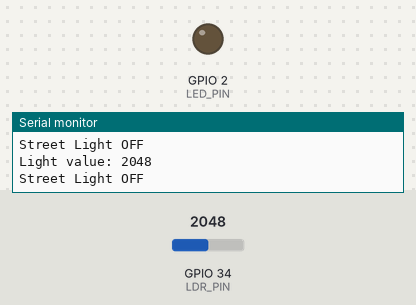
This sketch was run on a simulated ESP32. Parts: output pins drawn as LEDs (lit = HIGH), the last lines printed to the serial monitor. Inputs (shaded band) come from the test bench; at power-on: GPIO 34 (LDR_PIN) = 2048.

Above: at 1.3 s.
1.4 s: GPIO 34 (LDR_PIN) set to 1958
At 2.4 s:
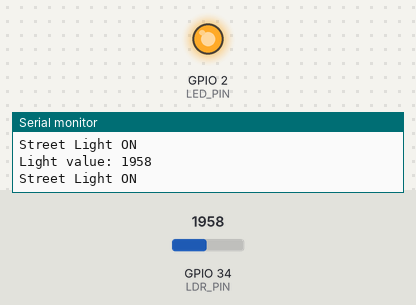
3.0 s: GPIO 34 (LDR_PIN) set to 2040
At 3.6 s:
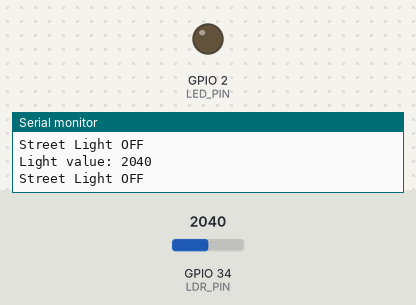
4.5 s: GPIO 34 (LDR_PIN) set to 1960
At 4.8 s:
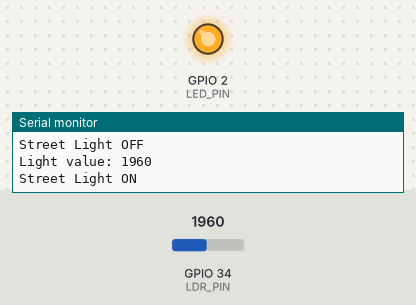
Timing chart, 0 to 7.5 s (numbered marks = the images above; inputs shaded):
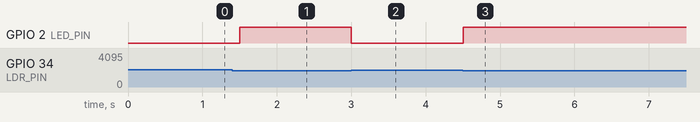

The sketch:

street_light.ino
```cpp
#define LDR_PIN 34
#define LED_PIN 2

int threshold = 2000;

void setup()
{
    pinMode(LED_PIN, OUTPUT);
    Serial.begin(115200);
}

void loop()
{
    int lightValue = analogRead(LDR_PIN);

    Serial.print("Light value: ");
    Serial.println(lightValue);

    if(lightValue < threshold)
    {
        digitalWrite(LED_PIN, HIGH);
        Serial.println("Street Light ON");
    }
    else
    {
        digitalWrite(LED_PIN, LOW);
        Serial.println("Street Light OFF");
    }

    delay(500);
}
```

Measured:
- the behaviour switches between 2000 and 1999 on GPIO 34 (LDR_PIN) (found by bisection; images 0 and 1)
- after the input at 1.4 s, GPIO 2 (LED_PIN): LOW → HIGH after 0.10 s
- after the input at 3.0 s, GPIO 2 (LED_PIN): HIGH → LOW at once
- after the input at 4.5 s, GPIO 2 (LED_PIN): LOW → HIGH at once
